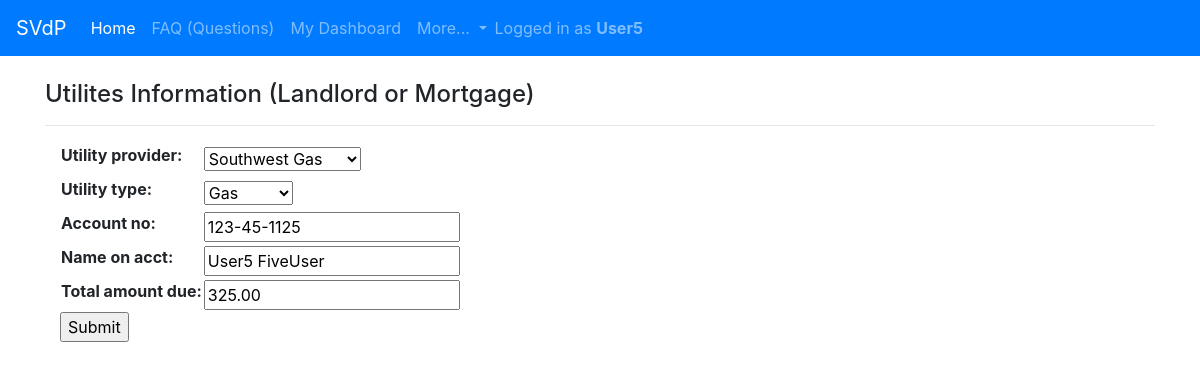
The page /home/utils_update/9/ (signed in) on the database its author committed.
### home/models.py (models this page shows, shortened)
class Utilities(models.Model):
        UTILITY_TYPE = [('water','Water'), ('electric', 'Electric'), ('gas', 'Gas')]
        UTILITY_PROVIDER = [('SRP', 'SRP'), ('APS', 'APS'), ('Southwest Gas', 'Southwest Gas'), ('City of Phoenix', 'City of Phoenix'), ('City of Mesa', 'City of Mesa'),
                            ('City of Peoria', 'City of Peoria'), ('City of Tempe', 'City of Tempe'), ('City of Glendale', 'City of Glendale'), ('City of Chandler', 'City of Chandler'),
                            ('City of Goodyear', 'City of Goodyear'), ('City of Buckeye', 'City of Buckeye'), ('City of Scottsdale', 'City of Scottsdale'), ('Epcor', 'Epcor'), ('Liberty', 'Liberty')
                            ]
        contact = models.ForeignKey(Contact, on_delete=models.CASCADE)
        username = models.ForeignKey(User, on_delete=models.CASCADE)
        utility_provider = models.CharField(max_length=100, choices=UTILITY_PROVIDER)
        utility_type = models.CharField(max_length=100, choices=UTILITY_TYPE)
        account_no = models.CharField(max_length=200)
        name_on_acct = models.CharField(max_length=200)
        total_amount_due = models.DecimalField(default=0.00, max_digits=6, decimal_places=2)
        payment_due_date = models.DateField(auto_now_add=True)

### home/views.py (the view)
# urls.py: path('utils_update/<pk>/', login_required(UtilitiesModelUpdate.as_view()), name = 'utils_detail'),
class UtilitiesModelUpdate(OwnObjectsMixin, UpdateView):
    model = Utilities
    fields = [
        'utility_provider',
        'utility_type',
        'account_no',
        'name_on_acct',
        'total_amount_due',
        'payment_due_date',
    ]
    success_url = reverse_lazy('home:utils_list')

### home/views.py (called while the page is built)
     def get_queryset(self):
         username = self.request.user
         return super(OwnObjectsMixin, self).get_queryset().filter(username=username)

### home/templates/home/utilities_form.html (shortened to what this page needs)
{% extends "base.html" %}
{% load static %}
{% block content %}
<br>
<h4>Utilites Information (Landlord or Mortgage)</h4>
<hr>
<div class="container">
    <form method="POST" enctype="multipart/form-data">
        <table>{{ form.as_table }}</table>
        <input type="submit" value="Submit">
    </form>
</div>
<br><br>
{% endblock %}

### templates/base.html (shortened to what this page needs)
<!DOCTYPE html>
<html>
  <head>
    <link rel="stylesheet" href="https://stackpath.bootstrapcdn.com/bootstrap/4.5.2/css/bootstrap.min.css">
  </head>
  <body>
    <nav class="navbar navbar-expand-lg navbar-dark bg-primary">
      <a class="navbar-brand" href="#">SVdP</a>
      <div class="collapse navbar-collapse" id="navbarNavDropdown">
        <ul class="navbar-nav">
          <li class="nav-item active">
            <a class="nav-link" href="/home">Home <span class="sr-only">(current)</span></a>
          </li>
          <li class="nav-item">
            <a class="nav-link" href="/home/hpapp_faq">FAQ (Questions)</a>
          </li>
          {% if user.is_authenticated %}
              <li class="nav-item">
                <a class="nav-link" href="{% url 'home:dashboard' %}">My Dashboard</a>
              </li>
          {% endif %}
          <li class="nav-item dropdown">
            <a class="nav-link dropdown-toggle" href="#" id="navbarDropdownMenuLink" role="button" data-toggle="dropdown" aria-haspopup="true" aria-expanded="false">
              More...
            </a>
          </li>
        </ul>
        {% if user.is_authenticated %}
        <span class="navbar-text">
          Logged in as <b>{{ user.username }}</b>
        </span>
        {% endif %}
      </div>
    </nav>
    {% block body %}
    <div class="container">
      {% block content %}
      {% endblock %}
      {% endblock %}
   </div>
  </body>
</html>

### rows shown on the page
Utilities: utility_provider "Southwest Gas", utility_type "Gas", account_no "123-45-1125", name_on_acct "User5 FiveUser", total_amount_due "325.00"

### other values the page prints
{{ user.username }} "User5"
